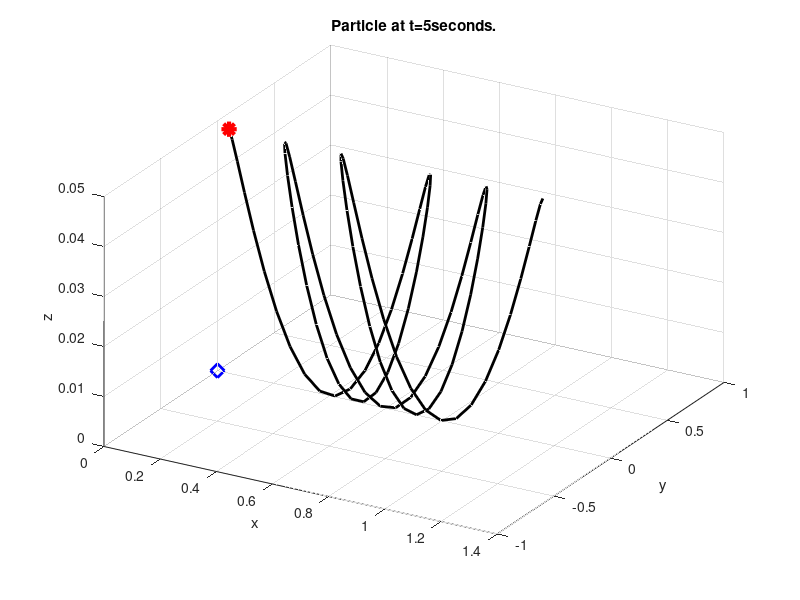

Recreate this plot in MATLAB. (Note: this script raises an error after producing the figure.)
%% Pendulum/Swinging Hand Animation
clear all;
close all;

%defining time array
t=linspace(0,5,100);

% defining pendulum equations in each direction- refer to equations of
% motion code for derivation of equations- values have changed slightly-

y=0*t;
z=-cos((pi*cos((3*109^(1/2)*t)/10))/10)+1;
x=0.1*(5-t)+sin((pi*cos((3*109^(1/2)*t)/10))/10)+0.35;

for k= 1:length(t)
    % wipe slate clean so plot with blank figure
    clf
    %extract data at the current time
    t_k=t(k);
    x_k=x(k);
    y_k=y(k);
    z_k=z(k);
    
    %plot current location of scatter point
    plot3(x_k,y_k,z_k,'r*','Linewidth',3,'MarkerSize',11)
    hold on
    % plot location of radar at position (0,0,0)
    plot3(0,0,0,'bd','Linewidth',2,'MarkerSize',10)
    
    %plot entire pendulum curve
    hold on
    plot3(x,y,z,'k','LineWidth',2)
    
    %plot labels and give title
    grid on 
    xlabel('x')
    ylabel('y')
    zlabel('z')
    title(['Particle at t=',num2str(t_k),'seconds.'])
    view([30, 35])
    
    %force image to draw the plot at this point;
    drawnow
end


%% Generating Data but with enough data points to compute spectrogram
t=linspace(0,5,80); %gives PRI of 0.0025
y=0*t;
z=-cos((pi*cos((3*109^(1/2)*t)/10))/10)+1;
x=0.1*(5-t)+sin((pi*cos((3*109^(1/2)*t)/10))/10)+0.35; 
x=x(:);
y=y(:);
z=z(:);
x=insertPoints(x,30);
y=insertPoints(y,30);
z=insertPoints(z,30);


xlen=length(x);
ylen=length(y);
zlen=length(z);


M=zlen; 
dopp=zeros(M,1);
%Create array for input to spectrograms
for k= 1:zlen
    
 R=sqrt((x(k)^2)+(y(k)^2)+(z(k)^2)); % Range from radar to scatter point at every instance in time with radar at (0,0,0)
 theta=0; % assumption
 wavelength=0.045; % this wavelength ensures C band frequencies
 A=1; % assumption
 dopp(k,1)=A*exp(1i*( theta-((4*pi/wavelength)*(R))) ); % R=R0-mvT
 
end
pointsInBetween=length(dopp);
seconds=t(end);
T=seconds/pointsInBetween;
fs=1/T;  
figure;
mySpectrogram(dopp,180,hamming(200),512,fs,5,60);

% RvS - Expected Doppler: fd = 2*vel/wavelength
figure;
t=linspace(0,5,pointsInBetween);
plot(t(1:end-1),-2*diff(sqrt(x.^2+y.^2+z.^2))./diff(t)./wavelength,'b');
xlabel('Time [s]');
grid on;
ylabel('Doppler frequency [Hz]')


